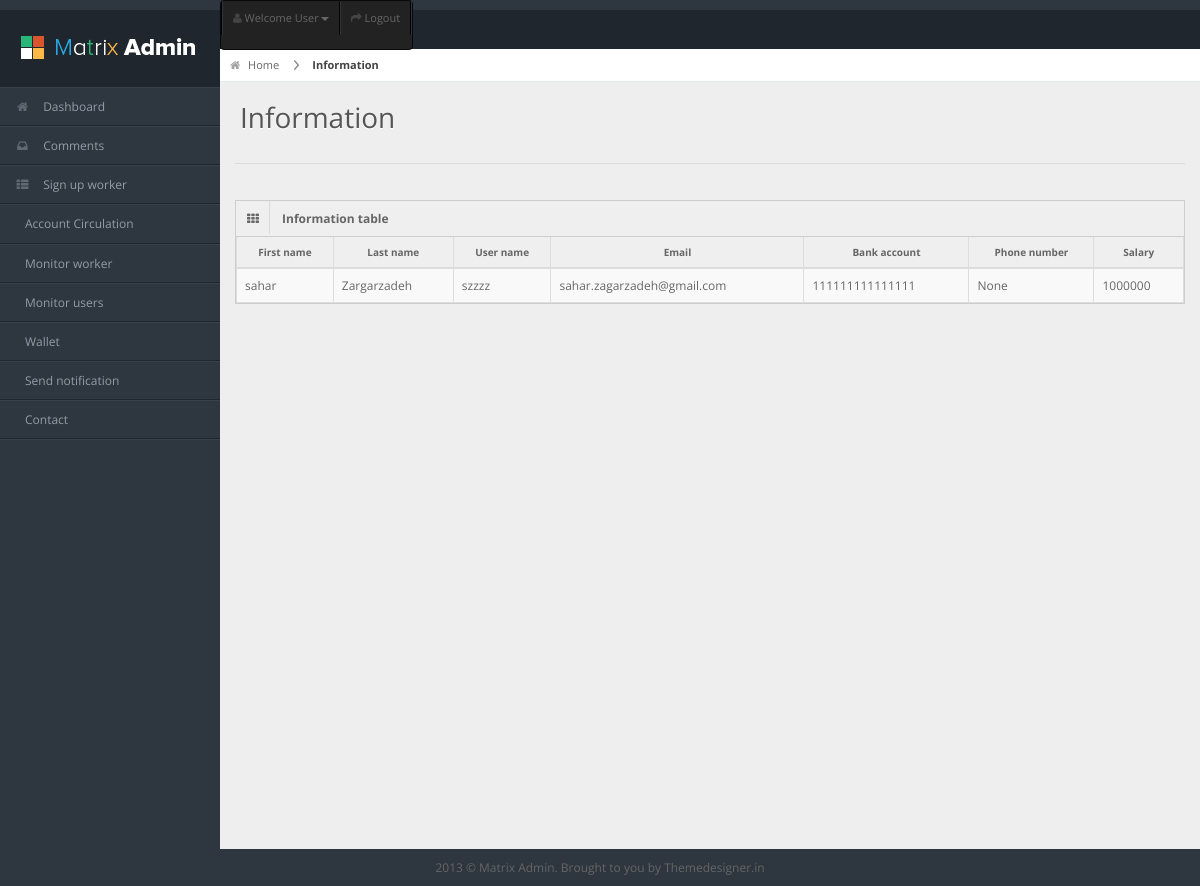
Page /manager/monitorworker/monitorworkerinformation/3 on the committed database.
### core/models.py (models this page shows)
class Staff(models.Model):
    user = models.OneToOneField(User, on_delete=models.CASCADE, primary_key = True)
    bank_account = models.CharField(max_length=16, default="111111111111111")
    phone_number = models.CharField(max_length=11, null=True, blank=True)
    salary = models.PositiveIntegerField(default=1000000)

class User(AbstractUser):
    is_manager = models.BooleanField(default=False)
    is_staff = models.BooleanField(default=False)
    is_customer = models.BooleanField(default=False)
    class Meta(object):
        unique_together = ('email',)

### manager/views.py (the view)
# urls.py: path('monitorworker/monitorworkerinformation/<int:staff_id>', views.monitorworkerinformation,
def monitorworkerinformation(request, staff_id):
    staff_information = Staff.objects.all()
    staff = Staff.objects.get(pk=staff_id)
    return render(request, 'manager/monitorworkerinformation.html', context={'selected_staff' : staff, 'staff_information' : staff_information})

### manager/templates/manager/monitorworkerinformation.html (shortened to what this page needs)
{% load static %}
<!DOCTYPE html>
<html lang="en">
<head>
<link rel="stylesheet" href="{% static 'assets/css/bootstrap.min.css' %}" />
<link rel="stylesheet" href="{% static 'assets/css/bootstrap-responsive.min.css' %}" />
<link rel="stylesheet" href="{% static 'assets/css/uniform.css' %}" />
<link rel="stylesheet" href="{% static 'assets/css/select2.css' %}" />
<link rel="stylesheet" href="{% static 'assets/css/matrix-style.css' %}" />
<link rel="stylesheet" href="{% static 'assets/css/matrix-media.css' %}" />
<link href="{% static 'assets/font-awesome/css/font-awesome.css' %}" rel="stylesheet" />
</head>
<body>
<div id="header">
  <h1><a href="dashboard.html">Staff information</a></h1>
</div>
<div id="user-nav" class="navbar navbar-inverse">
  <ul class="nav">
    <li  class="dropdown" id="profile-messages" ><a title="" href="#" data-toggle="dropdown" data-target="#profile-messages" class="dropdown-toggle"><i class="icon icon-user"></i>  <span class="text">Welcome User</span><b class="caret"></b></a>
    </li>
    <li class=""><a title="" href="http://localhost:8000/"><i class="icon icon-share-alt"></i> <span class="text">Logout</span></a></li>
  </ul>
</div>
<div id="sidebar"> <a href="#" class="visible-phone">Forms</a>
  <ul>
    <li><a href="http://localhost:8000/manager/"><i class="icon icon-home"></i> <span>Dashboard</span></a> </li>
 <li> <a href="http://localhost:8000/manager/comments/"><i class="icon icon-inbox"></i> <span>Comments</span></a> </li>
	<li> <a href="http://localhost:8000/manager/signupworker"><i class="icon icon-th-list"></i> <span>Sign up worker</span> </a></li>
	<li><a href="http://localhost:8000/manager/accountcirculation"> <span>Account Circulation</span></a></li>
    <li><a href="http://localhost:8000/manager/monitorworker"> <span>Monitor worker</span></a></li>
     <li><a href="http://localhost:8000/manager/monitoringuser"> <span>Monitor users</span></a></li>
     <li><a href="http://localhost:8000/manager/managerwallet"> <span>Wallet</span></a></li>
     <li><a href="http://localhost:8000/manager/sendnotif/"> <span>Send notification</span></a></li>
          <li><a href="http://localhost:8000/manager/connect/"> <span>Contact</span></a></li>
  </ul>
</div>
<div id="content">
  <div id="content-header">
    <div id="breadcrumb"> <a href="#" title="Go to Home" class="tip-bottom"><i class="icon-home"></i> Home</a> <a href="#" class="current">Information</a> </div>
    <h1>Information</h1>
  </div>
  <div class="container-fluid">
    <hr>
    <div class="row-fluid">
      <div class="span12">
        <div class="widget-box">
          <div class="widget-title"> <span class="icon"> <i class="icon-th"></i> </span>
            <h5>Information table</h5>
          </div>
          <div class="widget-content nopadding">
            <table class="table table-bordered table-striped">
              <thead>
                <tr>
                  <th>First name</th>
                  <th>Last name</th>
                  <th>User name</th>
                  <th>Email</th>
                  <th>Bank account</th>
                  <th>Phone number</th>
                  <th>Salary</th>
                </tr>
              </thead>
              <tbody>
                <tr class="">
                  <td>{{ selected_staff.user.first_name }}</td>
                  <td>{{ selected_staff.user.last_name }}</td>
                  <td>{{ selected_staff.user.username }}</td>
                  <td> {{ selected_staff.user.email }}</td>
                  <td>{{ selected_staff.bank_account }}</td>
                  <td>{{ selected_staff.phone_number }}</td>
                  <td>{{ selected_staff.salary }}</td>
                </tr>
              </tbody>
            </table>
          </div>
        </div>
        </div>
      </div>
    </div>
  </div>
<div class="row-fluid">
  <div id="footer" class="span12"> 2013 &copy; Matrix Admin. Brought to you by <a href="http://themedesigner.in">Themedesigner.in</a> </div>
</div>
</body>
</html>

### manager/static/assets/css/matrix-style.css (style rules this page uses)
* { outline:none !important; -moz-outline: none !important; }
html, body { height:100% }
body { overflow-x: hidden; margin-top: -10px; font-family: 'Open Sans', sans-serif; font-size:12px; color:#666; }
a { color:#666; }
select, textarea, input[type="text"], input[type="password"], input[type="datetime"], input[type="datetime-local"], input[type="date"], input[type="month"], input[type="time"], input[type="week"], input[type="number"], input[type="email"], input[type="url"], input[type="search"], input[type="tel"], input[type="color"], .uneditable-input, .label, .dropdown-menu, .btn, .well, .progress, .table-bordered, .btn-group > .btn:first-child, .btn-group > .btn:last-child, .btn-group > .btn:last-child, .btn-group > .dropdown-toggle, .alert { border-radius:0px; }
#footer { padding:10px; text-align:center; }
hr { border-top-color:#dadada; }
#header { height: 77px; position: relative; width: 100%; z-index: -9; }
#header h1 { background: url("../img/logo.png") no-repeat scroll 0 0 transparent; height: 31px; left: 20px; line-height: 600px; overflow: hidden; position: relative; top: 26px; width: 191px; }
#header h1 a { display: block; }
#user-nav { position: absolute; left: 220px; top:0px; z-index: 20; margin: 0; }
#user-nav > ul { margin: 0; padding: 0; list-style: none; border-right: 1px solid #2e363f;border-left: 1px solid #000; }
#user-nav > ul > li { float: left; list-style-type: none; margin: 0; position: relative; padding: 0; border-left: 1px solid #2e363f; border-right: 1px solid #000; }
#user-nav > ul > li > a { padding:9px 10px; display: block; font-size: 11px; }
#user-nav > ul > li > a > i, #sidebar li a i { opacity: .5; margin-top: 2px; }
#sidebar { display: block; float: left; position: relative; width: 220px; z-index: 16; }
#sidebar > ul { list-style: none; margin: 0px 0 0; padding: 0; position: absolute; width: 220px; }
#sidebar > ul > li { display: block; position: relative; }
#sidebar > ul > li > a { padding: 10px 0 10px 15px; display: block; color: #939da8; }
#sidebar > ul > li > a > i { margin-right: 10px; }
#content { background: none repeat scroll 0 0 #eeeeee; margin-left: 220px; margin-right: 0; padding-bottom: 25px; position: relative; min-height:100%; width: auto; }
#content-header { position: abslute; width: 100%; margin-top: -38px; z-index: 20; }
#content-header h1 { color: #555555; font-size: 28px; font-weight: normal; float: none; text-shadow: 0 1px 0 #ffffff; margin-left: 20px; position: relative; }
#content-header h1, #content-header .btn-group { margin-top: 20px; }
#breadcrumb { background-color: #fff; border-bottom: 1px solid #e3ebed; }
#breadcrumb a { padding: 8px 20px 8px 10px; display: inline-block; background-image: url('../img/breadcrumb.png'); background-position: center right; background-repeat: no-repeat; font-size: 11px; color: #666666; }
#breadcrumb a:last-child { background-image:none; }
#breadcrumb a.current { font-weight: bold; color: #444444; }
#breadcrumb a i { margin-right: 5px; opacity: .6; }
.stat-boxes .peity_bar_good, .stat-boxes .peity_line_good, { color: #459D1C; }
.widget-box { background: none repeat scroll 0 0 #F9F9F9; border-left: 1px solid #CDCDCD; border-top: 1px solid #CDCDCD; border-right: 1px solid #CDCDCD; clear: both; margin-top: 16px; margin-bottom: 16px; position: relative; }
.widget-title, .modal-header, .table th, div.dataTables_wrapper .ui-widget-header { background:#efefef; border-bottom: 1px solid #CDCDCD; height: 36px; }
.widget-title span.icon { padding: 9px 10px 7px 11px; float: left; border-right:1px solid #dadada; }
.widget-title h5 { color: #666; float: left; font-size: 12px; font-weight: bold; padding: 12px; line-height: 12px; margin: 0; }
.widget-content { padding:15px; border-bottom: 1px solid #cdcdcd; }
.table th { height: auto; font-size: 10px; padding: 5px 10px 2px; border-bottom: 0; text-align: center; color: #666666; }
.nopadding { padding: 0 !important; }
.nopadding .table { margin-bottom: 0; }
.nopadding .table-bordered { border: 0; }

### manager/static/assets/css/matrix-media.css (style rules this page uses)
body { background:#2E363F; }
#header { background-color: #1f262d; margin-top:10px; }
#sidebar > ul { border-bottom: 1px solid #37414b }
#sidebar > ul > li { border-top: 1px solid #37414b; border-bottom: 1px solid #1f262d; }

### rows in the picture
Staff: user.first_name "sahar", user.last_name "Zargarzadeh", user.username "szzzz", user.email "sahar.zagarzadeh@gmail.com", bank_account "111111111111111", phone_number "None", salary "1000000"
